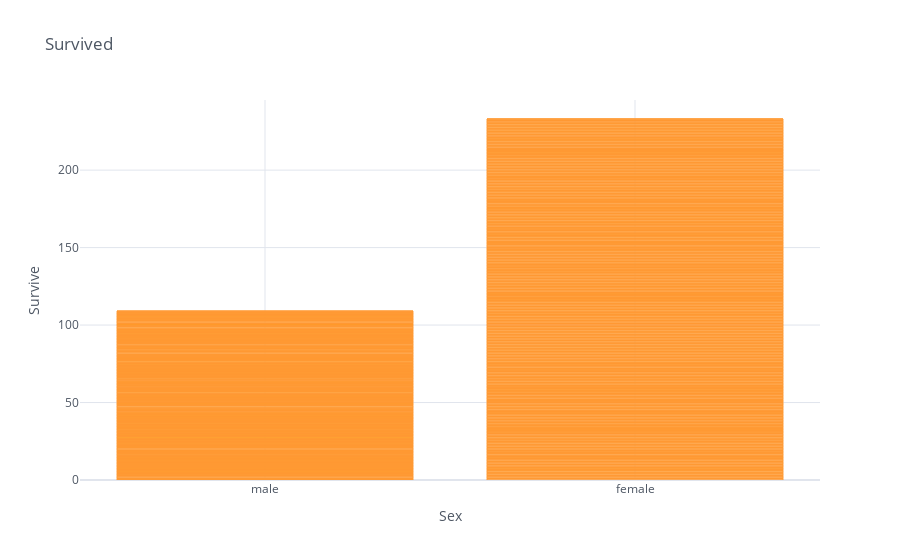

Notebook code cell kept with this figure:
### Markdown cell above
# bar plot

### Code cell
titanic.iplot(kind='bar' , x='sex' , y='survived', title='Survived' , xTitle='Sex' , yTitle='Survive')

### Figure 1 — Plotly figure (JSON) as saved in the notebook; plotly's stock layout.template omitted (floating-point values rounded to 4 significant figures; data arrays with more than 128 entries replaced by an {"elided": "..."} marker saying what was removed)
{"data": [{"marker": {"color": "rgba(255, 153, 51, 0.6)", "line": {"color": "rgba(255, 153, 51, 1.0)", "width": 1}}, "name": "survived", "orientation": "v", "text": "", "type": "bar", "x": {"elided": "891 str values"}, "y": {"elided": "891 int values"}}], "layout": {"legend": {"bgcolor": "#FFFFFF", "font": {"color": "#4D5663"}}, "paper_bgcolor": "#FFFFFF", "plot_bgcolor": "#FFFFFF", "title": {"font": {"color": "#4D5663"}, "text": "Survived"}, "xaxis": {"gridcolor": "#E1E5ED", "showgrid": true, "tickfont": {"color": "#4D5663"}, "title": {"font": {"color": "#4D5663"}, "text": "Sex"}, "zerolinecolor": "#E1E5ED"}, "yaxis": {"gridcolor": "#E1E5ED", "showgrid": true, "tickfont": {"color": "#4D5663"}, "title": {"font": {"color": "#4D5663"}, "text": "Survive"}, "zerolinecolor": "#E1E5ED"}}}
